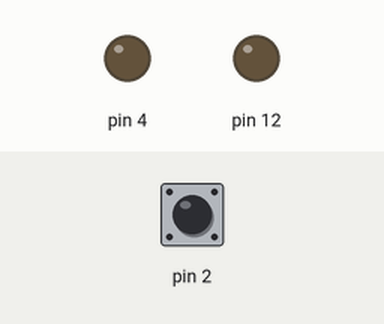
Simulated run of this sketch. Board: Arduino Uno, built with avr-gcc and run on an emulated ATmega328P. Parts: output pins drawn as LEDs (lit = HIGH). Dashed ring = blinking. The test bench sets the inputs (shaded band); at power-on: pin 2 HIGH.

Above: at 1.2 s.
1.3 s: pin 2 pulsed LOW 5 times (0.12 s each, 0.3 s apart)
At 2.5 s:
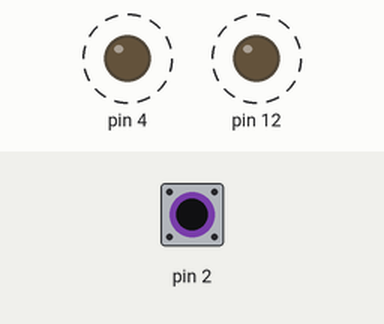
Timing chart, 0 to 4.3 s (numbered marks = the images above; inputs shaded):
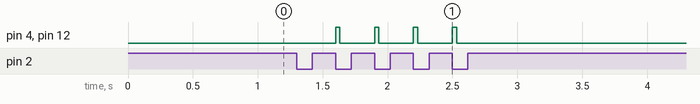

The sketch:

Phase_Control_50.5-51Hz.ino
```cpp
int triacPin=3;
float Fdelay;
int Tdelay;

void setup(void) {

  pinMode(4,OUTPUT);
  digitalWrite(4,LOW);
  pinMode(12,OUTPUT);
  digitalWrite(12,LOW);


  // Timer1 module configuration
  TCCR1A = 0;
  TCCR1B = 2;   // enable Timer1 module with 1/8 prescaler ( 2 ticks every 1 us)
  TCNT1  = 0;   // Set Timer1 preload value to 0 (reset)
  TIMSK1 = 1;   // enable Timer1 overflow interrupt

  EIFR |= 1;  // clear INT0 flag
  attachInterrupt(0, timer1_get, FALLING);  // enable external interrupt (INT0)
}

uint16_t tmr1 = 0;
float period, frequency;

void timer1_get() {
  tmr1 = TCNT1;
  TCNT1  = 0;   // reset Timer1
    if (frequency>=50.50 && frequency <51){
      Fdelay=9200*(1+(50.5-frequency)*2);  //linear interpolation for delay
      Tdelay=int(Fdelay);
      delayMicroseconds(Tdelay);
      digitalWrite(4,HIGH);
      delayMicroseconds(50);   //revisar que es posible que este delay de 100uS este activando el triac en la siguiente onda a partir de t'=0. Tdelay + delay de codigo + delay 100uS = 9800+100+algo muy chico --> 9900uS + extra y la media onda en 50.5 son 9.9miliseg
      digitalWrite(4,LOW);

      }

}

ISR(TIMER1_OVF_vect) {  // Timer1 interrupt service routine (ISR)
  tmr1 = 0;
}


void loop() {

  // save current Timer1 value
  uint16_t value = tmr1;
  // calculate signal frequency which is = 1/period ; or = MCU_CLK/(Prescaler * Timer_Value)
  if(value == 0)
    frequency = 0;   // aviod division by zero
  else
    frequency = 16000000.0/(2*(8UL*value));

  if (frequency>=51.0){ //if frequency over 51Hz triac should be always on
    digitalWrite(4,HIGH);
  }

  if (frequency<50.5){ //If low frequency, deactivate triac
    digitalWrite(4,LOW);
    digitalWrite(12,LOW);
  }

  if (frequency>50.60){ //Start fan when 20% output power
    digitalWrite(12,HIGH);
    }

}
```

Measured:
- after the input at 1.3 s, pin 4, pin 12: alternates HIGH for 0.03 s and LOW for 0.27 s, 8 changes in all, then stays LOW, starting after 0.30 s
